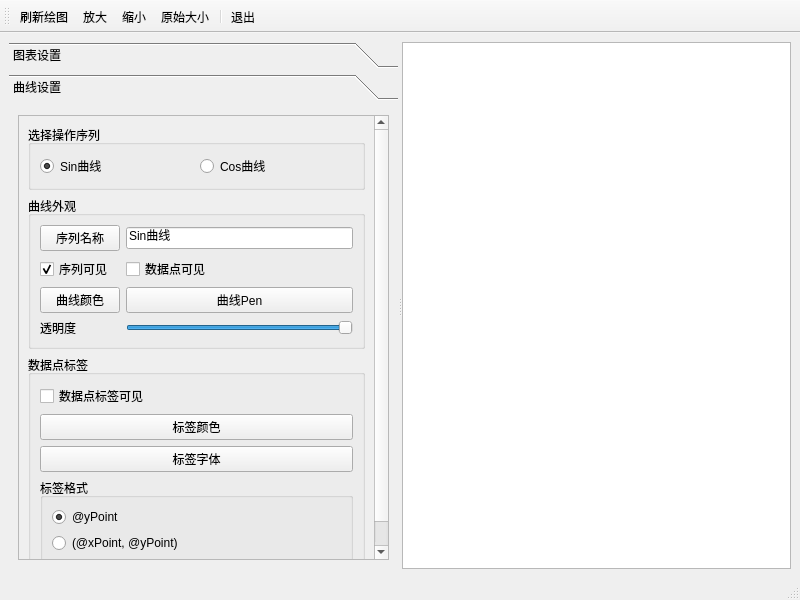
<?xml version="1.0" encoding="UTF-8"?>
<ui version="4.0">
 <class>MainWindow</class>
 <widget class="QMainWindow" name="MainWindow">
  <property name="geometry">
   <rect>
    <x>0</x>
    <y>0</y>
    <width>800</width>
    <height>600</height>
   </rect>
  </property>
  <property name="windowTitle">
   <string>MainWindow</string>
  </property>
  <property name="toolButtonStyle">
   <enum>Qt::ToolButtonTextBesideIcon</enum>
  </property>
  <widget class="QWidget" name="centralwidget">
   <layout class="QVBoxLayout" name="verticalLayout_5">
    <item>
     <widget class="QSplitter" name="splitter">
      <property name="orientation">
       <enum>Qt::Horizontal</enum>
      </property>
      <widget class="QToolBox" name="toolBox">
       <property name="currentIndex">
        <number>1</number>
       </property>
       <widget class="QWidget" name="page">
        <property name="geometry">
         <rect>
          <x>0</x>
          <y>0</y>
          <width>389</width>
          <height>461</height>
         </rect>
        </property>
        <attribute name="icon">
         <iconset resource="res.qrc">
          <normaloff>:/images/images/3.ico</normaloff>:/images/images/3.ico</iconset>
        </attribute>
        <attribute name="label">
         <string>图表设置</string>
        </attribute>
        <layout class="QVBoxLayout" name="verticalLayout_2">
         <item>
          <widget class="QScrollArea" name="scrollArea">
           <property name="verticalScrollBarPolicy">
            <enum>Qt::ScrollBarAsNeeded</enum>
           </property>
           <property name="widgetResizable">
            <bool>true</bool>
           </property>
           <widget class="QWidget" name="scrollAreaWidgetContents">
            <property name="geometry">
             <rect>
              <x>0</x>
              <y>0</y>
              <width>355</width>
              <height>526</height>
             </rect>
            </property>
            <layout class="QVBoxLayout" name="verticalLayout">
             <item>
              <widget class="QGroupBox" name="groupBox">
               <property name="title">
                <string>标题</string>
               </property>
               <layout class="QGridLayout" name="gridLayout">
                <item row="0" column="0">
                 <widget class="QLineEdit" name="editTitle"/>
                </item>
                <item row="0" column="1">
                 <widget class="QPushButton" name="btnSetTitle">
                  <property name="text">
                   <string>设置</string>
                  </property>
                 </widget>
                </item>
                <item row="1" column="0" colspan="2">
                 <widget class="QPushButton" name="btnSetTitleFont">
                  <property name="text">
                   <string>设置标题字体</string>
                  </property>
                 </widget>
                </item>
               </layout>
              </widget>
             </item>
             <item>
              <widget class="QGroupBox" name="groupBox_2">
               <property name="title">
                <string>图例</string>
               </property>
               <layout class="QGridLayout" name="gridLayout_2">
                <item row="0" column="0" colspan="2">
                 <widget class="QRadioButton" name="radioButton">
                  <property name="text">
                   <string>上方</string>
                  </property>
                 </widget>
                </item>
                <item row="0" column="2">
                 <widget class="QRadioButton" name="radioButton_2">
                  <property name="text">
                   <string>下方</string>
                  </property>
                 </widget>
                </item>
                <item row="1" column="0" colspan="2">
                 <widget class="QRadioButton" name="radioButton_3">
                  <property name="text">
                   <string>左侧</string>
                  </property>
                 </widget>
                </item>
                <item row="1" column="2">
                 <widget class="QRadioButton" name="radioButton_4">
                  <property name="text">
                   <string>右侧</string>
                  </property>
                 </widget>
                </item>
                <item row="2" column="0">
                 <widget class="QCheckBox" name="chkLegendVisible">
                  <property name="text">
                   <string>图例可见</string>
                  </property>
                  <property name="checked">
                   <bool>true</bool>
                  </property>
                 </widget>
                </item>
                <item row="2" column="1" colspan="2">
                 <widget class="QCheckBox" name="chkBoxLegendBackground">
                  <property name="text">
                   <string>背景可见</string>
                  </property>
                 </widget>
                </item>
                <item row="3" column="0" colspan="2">
                 <widget class="QPushButton" name="btnLegendFont">
                  <property name="text">
                   <string>字体</string>
                  </property>
                 </widget>
                </item>
                <item row="3" column="2">
                 <widget class="QPushButton" name="btnLegendlabelColor">
                  <property name="text">
                   <string>标签颜色</string>
                  </property>
                 </widget>
                </item>
               </layout>
              </widget>
             </item>
             <item>
              <widget class="QGroupBox" name="groupBox_3">
               <property name="title">
                <string>边距</string>
               </property>
               <layout class="QGridLayout" name="gridLayout_3">
                <item row="0" column="0">
                 <widget class="QLabel" name="label">
                  <property name="text">
                   <string>左边距</string>
                  </property>
                 </widget>
                </item>
                <item row="0" column="1">
                 <widget class="QSpinBox" name="spinMarginLeft">
                  <property name="value">
                   <number>10</number>
                  </property>
                 </widget>
                </item>
                <item row="1" column="0">
                 <widget class="QLabel" name="label_2">
                  <property name="text">
                   <string>右边距</string>
                  </property>
                 </widget>
                </item>
                <item row="1" column="1">
                 <widget class="QSpinBox" name="spinMarginRight">
                  <property name="value">
                   <number>10</number>
                  </property>
                 </widget>
                </item>
                <item row="2" column="0">
                 <widget class="QLabel" name="label_3">
                  <property name="text">
                   <string>上边距</string>
                  </property>
                 </widget>
                </item>
                <item row="2" column="1">
                 <widget class="QSpinBox" name="spinMarginTop">
                  <property name="value">
                   <number>10</number>
                  </property>
                 </widget>
                </item>
                <item row="3" column="0">
                 <widget class="QLabel" name="label_4">
                  <property name="text">
                   <string>下边距</string>
                  </property>
                 </widget>
                </item>
                <item row="3" column="1">
                 <widget class="QSpinBox" name="spinMarginBottom">
                  <property name="value">
                   <number>10</number>
                  </property>
                 </widget>
                </item>
                <item row="4" column="0" colspan="2">
                 <widget class="QPushButton" name="btnSetMargin">
                  <property name="text">
                   <string>设置边距</string>
                  </property>
                 </widget>
                </item>
               </layout>
              </widget>
             </item>
             <item>
              <widget class="QGroupBox" name="groupBox_4">
               <property name="title">
                <string>动画效果</string>
               </property>
               <layout class="QGridLayout" name="gridLayout_4">
                <item row="0" column="0">
                 <widget class="QLabel" name="label_5">
                  <property name="text">
                   <string>动画效果</string>
                  </property>
                 </widget>
                </item>
                <item row="0" column="1">
                 <widget class="QComboBox" name="cBoxAnimation"/>
                </item>
                <item row="1" column="0">
                 <widget class="QLabel" name="label_6">
                  <property name="text">
                   <string>主题</string>
                  </property>
                 </widget>
                </item>
                <item row="1" column="1">
                 <widget class="QComboBox" name="cBoxTheme"/>
                </item>
               </layout>
              </widget>
             </item>
            </layout>
           </widget>
          </widget>
         </item>
        </layout>
       </widget>
       <widget class="QWidget" name="page_2">
        <property name="geometry">
         <rect>
          <x>0</x>
          <y>0</y>
          <width>389</width>
          <height>461</height>
         </rect>
        </property>
        <attribute name="icon">
         <iconset resource="res.qrc">
          <normaloff>:/images/images/dis3.ico</normaloff>:/images/images/dis3.ico</iconset>
        </attribute>
        <attribute name="label">
         <string>曲线设置</string>
        </attribute>
        <layout class="QVBoxLayout" name="verticalLayout_7">
         <item>
          <widget class="QScrollArea" name="scrollArea_2">
           <property name="widgetResizable">
            <bool>true</bool>
           </property>
           <widget class="QWidget" name="scrollAreaWidgetContents_2">
            <property name="geometry">
             <rect>
              <x>0</x>
              <y>0</y>
              <width>369</width>
              <height>441</height>
             </rect>
            </property>
            <layout class="QVBoxLayout" name="verticalLayout_6">
             <item>
              <widget class="QGroupBox" name="groupBox_5">
               <property name="title">
                <string>选择操作序列</string>
               </property>
               <layout class="QHBoxLayout" name="horizontalLayout">
                <item>
                 <widget class="QRadioButton" name="radioSeries0">
                  <property name="text">
                   <string>Sin曲线</string>
                  </property>
                  <property name="checked">
                   <bool>true</bool>
                  </property>
                 </widget>
                </item>
                <item>
                 <widget class="QRadioButton" name="radioSeries1">
                  <property name="text">
                   <string>Cos曲线</string>
                  </property>
                 </widget>
                </item>
               </layout>
              </widget>
             </item>
             <item>
              <widget class="QGroupBox" name="groupBox_6">
               <property name="title">
                <string>曲线外观</string>
               </property>
               <layout class="QGridLayout" name="gridLayout_6">
                <item row="2" column="1">
                 <widget class="QPushButton" name="btnSeriesPen">
                  <property name="text">
                   <string>曲线Pen</string>
                  </property>
                 </widget>
                </item>
                <item row="1" column="0">
                 <widget class="QCheckBox" name="chkSeriesVisible">
                  <property name="text">
                   <string>序列可见</string>
                  </property>
                  <property name="checked">
                   <bool>true</bool>
                  </property>
                 </widget>
                </item>
                <item row="3" column="0">
                 <widget class="QLabel" name="label_7">
                  <property name="text">
                   <string>透明度</string>
                  </property>
                 </widget>
                </item>
                <item row="0" column="0">
                 <widget class="QPushButton" name="btnSeriesName">
                  <property name="text">
                   <string>序列名称</string>
                  </property>
                 </widget>
                </item>
                <item row="2" column="0">
                 <widget class="QPushButton" name="btnSeriesColor">
                  <property name="text">
                   <string>曲线颜色</string>
                  </property>
                 </widget>
                </item>
                <item row="1" column="1">
                 <widget class="QCheckBox" name="chkPointVisible">
                  <property name="text">
                   <string>数据点可见</string>
                  </property>
                 </widget>
                </item>
                <item row="0" column="1">
                 <widget class="QLineEdit" name="editSeriesName">
                  <property name="text">
                   <string>Sin曲线</string>
                  </property>
                 </widget>
                </item>
                <item row="3" column="1">
                 <widget class="QSlider" name="sliderSeriesOpacity">
                  <property name="maximum">
                   <number>10</number>
                  </property>
                  <property name="singleStep">
                   <number>1</number>
                  </property>
                  <property name="pageStep">
                   <number>2</number>
                  </property>
                  <property name="value">
                   <number>10</number>
                  </property>
                  <property name="orientation">
                   <enum>Qt::Horizontal</enum>
                  </property>
                 </widget>
                </item>
               </layout>
              </widget>
             </item>
             <item>
              <widget class="QGroupBox" name="groupBox_7">
               <property name="title">
                <string>数据点标签</string>
               </property>
               <layout class="QVBoxLayout" name="verticalLayout_4">
                <item>
                 <widget class="QCheckBox" name="chkPointLabelVisible">
                  <property name="text">
                   <string>数据点标签可见</string>
                  </property>
                 </widget>
                </item>
                <item>
                 <widget class="QPushButton" name="btnSeriesLabColor">
                  <property name="text">
                   <string>标签颜色</string>
                  </property>
                 </widget>
                </item>
                <item>
                 <widget class="QPushButton" name="btnSeriesLabFont">
                  <property name="text">
                   <string>标签字体</string>
                  </property>
                 </widget>
                </item>
                <item>
                 <widget class="QGroupBox" name="groupBox_8">
                  <property name="title">
                   <string>标签格式</string>
                  </property>
                  <layout class="QVBoxLayout" name="verticalLayout_3">
                   <item>
                    <widget class="QRadioButton" name="radioSeriesLabFormat0">
                     <property name="text">
                      <string>@yPoint</string>
                     </property>
                     <property name="checked">
                      <bool>true</bool>
                     </property>
                    </widget>
                   </item>
                   <item>
                    <widget class="QRadioButton" name="radioSeriesLabFormat1">
                     <property name="text">
                      <string>(@xPoint, @yPoint)</string>
                     </property>
                    </widget>
                   </item>
                  </layout>
                 </widget>
                </item>
               </layout>
              </widget>
             </item>
            </layout>
           </widget>
          </widget>
         </item>
        </layout>
       </widget>
      </widget>
      <widget class="QChartView" name="chartView"/>
     </widget>
    </item>
   </layout>
  </widget>
  <widget class="QStatusBar" name="statusbar"/>
  <widget class="QToolBar" name="mainToolBar">
   <property name="windowTitle">
    <string>toolBar</string>
   </property>
   <attribute name="toolBarArea">
    <enum>TopToolBarArea</enum>
   </attribute>
   <attribute name="toolBarBreak">
    <bool>false</bool>
   </attribute>
   <addaction name="actDraw"/>
   <addaction name="actZoomIn"/>
   <addaction name="actZoomOut"/>
   <addaction name="actZoomReset"/>
   <addaction name="separator"/>
   <addaction name="actQuit"/>
  </widget>
  <action name="actDraw">
   <property name="icon">
    <iconset resource="res.qrc">
     <normaloff>:/images/images/828.bmp</normaloff>:/images/images/828.bmp</iconset>
   </property>
   <property name="text">
    <string>刷新绘图</string>
   </property>
   <property name="toolTip">
    <string>刷新绘图</string>
   </property>
  </action>
  <action name="actQuit">
   <property name="icon">
    <iconset resource="res.qrc">
     <normaloff>:/images/images/132.bmp</normaloff>:/images/images/132.bmp</iconset>
   </property>
   <property name="text">
    <string>退出</string>
   </property>
   <property name="toolTip">
    <string>退出</string>
   </property>
  </action>
  <action name="actZoomIn">
   <property name="icon">
    <iconset resource="res.qrc">
     <normaloff>:/images/images/418.bmp</normaloff>:/images/images/418.bmp</iconset>
   </property>
   <property name="text">
    <string>放大</string>
   </property>
   <property name="toolTip">
    <string>放大</string>
   </property>
  </action>
  <action name="actZoomOut">
   <property name="icon">
    <iconset resource="res.qrc">
     <normaloff>:/images/images/416.bmp</normaloff>:/images/images/416.bmp</iconset>
   </property>
   <property name="text">
    <string>缩小</string>
   </property>
   <property name="toolTip">
    <string>缩小</string>
   </property>
  </action>
  <action name="actZoomReset">
   <property name="icon">
    <iconset resource="res.qrc">
     <normaloff>:/images/images/414.bmp</normaloff>:/images/images/414.bmp</iconset>
   </property>
   <property name="text">
    <string>原始大小</string>
   </property>
   <property name="toolTip">
    <string>还原为原始大小</string>
   </property>
  </action>
 </widget>
 <customwidgets>
  <customwidget>
   <class>QChartView</class>
   <extends>QGraphicsView</extends>
   <header location="global">qchartview.h</header>
  </customwidget>
 </customwidgets>
 <resources>
  <include location="res.qrc"/>
 </resources>
 <connections/>
</ui>
